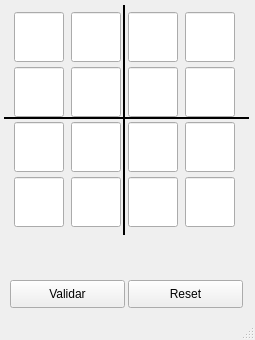
<?xml version="1.0" encoding="UTF-8"?>
<ui version="4.0">
 <class>MainWindow</class>
 <widget class="QMainWindow" name="MainWindow">
  <property name="geometry">
   <rect>
    <x>0</x>
    <y>0</y>
    <width>255</width>
    <height>340</height>
   </rect>
  </property>
  <property name="minimumSize">
   <size>
    <width>255</width>
    <height>340</height>
   </size>
  </property>
  <property name="maximumSize">
   <size>
    <width>422</width>
    <height>340</height>
   </size>
  </property>
  <property name="windowTitle">
   <string>The Sudoku</string>
  </property>
  <widget class="QWidget" name="centralwidget">
   <property name="minimumSize">
    <size>
     <width>422</width>
     <height>0</height>
    </size>
   </property>
   <property name="maximumSize">
    <size>
     <width>422</width>
     <height>16777215</height>
    </size>
   </property>
   <widget class="QWidget" name="gridLayoutWidget">
    <property name="geometry">
     <rect>
      <x>9</x>
      <y>9</y>
      <width>231</width>
      <height>221</height>
     </rect>
    </property>
    <layout class="QGridLayout" name="gridLayout" rowstretch="0,0,0,0">
     <property name="sizeConstraint">
      <enum>QLayout::SetDefaultConstraint</enum>
     </property>
     <property name="spacing">
      <number>2</number>
     </property>
     <item row="2" column="0">
      <widget class="QLineEdit" name="cel_2_0">
       <property name="minimumSize">
        <size>
         <width>50</width>
         <height>50</height>
        </size>
       </property>
       <property name="maximumSize">
        <size>
         <width>50</width>
         <height>50</height>
        </size>
       </property>
       <property name="font">
        <font>
         <pointsize>14</pointsize>
        </font>
       </property>
       <property name="maxLength">
        <number>1</number>
       </property>
       <property name="alignment">
        <set>Qt::AlignCenter</set>
       </property>
      </widget>
     </item>
     <item row="2" column="1">
      <widget class="QLineEdit" name="cel_2_1">
       <property name="minimumSize">
        <size>
         <width>50</width>
         <height>50</height>
        </size>
       </property>
       <property name="maximumSize">
        <size>
         <width>50</width>
         <height>50</height>
        </size>
       </property>
       <property name="font">
        <font>
         <pointsize>14</pointsize>
        </font>
       </property>
       <property name="maxLength">
        <number>1</number>
       </property>
       <property name="alignment">
        <set>Qt::AlignCenter</set>
       </property>
      </widget>
     </item>
     <item row="0" column="1">
      <widget class="QLineEdit" name="cel_0_1">
       <property name="minimumSize">
        <size>
         <width>50</width>
         <height>50</height>
        </size>
       </property>
       <property name="maximumSize">
        <size>
         <width>50</width>
         <height>50</height>
        </size>
       </property>
       <property name="font">
        <font>
         <pointsize>14</pointsize>
        </font>
       </property>
       <property name="maxLength">
        <number>1</number>
       </property>
       <property name="alignment">
        <set>Qt::AlignCenter</set>
       </property>
      </widget>
     </item>
     <item row="2" column="3">
      <widget class="QLineEdit" name="cel_2_3">
       <property name="minimumSize">
        <size>
         <width>50</width>
         <height>50</height>
        </size>
       </property>
       <property name="maximumSize">
        <size>
         <width>50</width>
         <height>50</height>
        </size>
       </property>
       <property name="font">
        <font>
         <pointsize>14</pointsize>
        </font>
       </property>
       <property name="maxLength">
        <number>1</number>
       </property>
       <property name="alignment">
        <set>Qt::AlignCenter</set>
       </property>
      </widget>
     </item>
     <item row="0" column="3">
      <widget class="QLineEdit" name="cel_0_3">
       <property name="minimumSize">
        <size>
         <width>50</width>
         <height>50</height>
        </size>
       </property>
       <property name="maximumSize">
        <size>
         <width>50</width>
         <height>50</height>
        </size>
       </property>
       <property name="font">
        <font>
         <pointsize>14</pointsize>
        </font>
       </property>
       <property name="maxLength">
        <number>1</number>
       </property>
       <property name="alignment">
        <set>Qt::AlignCenter</set>
       </property>
      </widget>
     </item>
     <item row="1" column="1">
      <widget class="QLineEdit" name="cel_1_1">
       <property name="minimumSize">
        <size>
         <width>50</width>
         <height>50</height>
        </size>
       </property>
       <property name="maximumSize">
        <size>
         <width>50</width>
         <height>50</height>
        </size>
       </property>
       <property name="font">
        <font>
         <pointsize>14</pointsize>
        </font>
       </property>
       <property name="maxLength">
        <number>1</number>
       </property>
       <property name="alignment">
        <set>Qt::AlignCenter</set>
       </property>
      </widget>
     </item>
     <item row="0" column="0">
      <widget class="QLineEdit" name="cel_0_0">
       <property name="minimumSize">
        <size>
         <width>50</width>
         <height>50</height>
        </size>
       </property>
       <property name="maximumSize">
        <size>
         <width>50</width>
         <height>50</height>
        </size>
       </property>
       <property name="font">
        <font>
         <pointsize>14</pointsize>
        </font>
       </property>
       <property name="maxLength">
        <number>1</number>
       </property>
       <property name="alignment">
        <set>Qt::AlignCenter</set>
       </property>
      </widget>
     </item>
     <item row="2" column="2">
      <widget class="QLineEdit" name="cel_2_2">
       <property name="minimumSize">
        <size>
         <width>50</width>
         <height>50</height>
        </size>
       </property>
       <property name="maximumSize">
        <size>
         <width>50</width>
         <height>50</height>
        </size>
       </property>
       <property name="font">
        <font>
         <pointsize>14</pointsize>
        </font>
       </property>
       <property name="maxLength">
        <number>1</number>
       </property>
       <property name="alignment">
        <set>Qt::AlignCenter</set>
       </property>
      </widget>
     </item>
     <item row="0" column="2">
      <widget class="QLineEdit" name="cel_0_2">
       <property name="minimumSize">
        <size>
         <width>50</width>
         <height>50</height>
        </size>
       </property>
       <property name="maximumSize">
        <size>
         <width>50</width>
         <height>50</height>
        </size>
       </property>
       <property name="font">
        <font>
         <pointsize>14</pointsize>
        </font>
       </property>
       <property name="maxLength">
        <number>1</number>
       </property>
       <property name="alignment">
        <set>Qt::AlignCenter</set>
       </property>
      </widget>
     </item>
     <item row="1" column="0">
      <widget class="QLineEdit" name="cel_1_0">
       <property name="minimumSize">
        <size>
         <width>50</width>
         <height>50</height>
        </size>
       </property>
       <property name="maximumSize">
        <size>
         <width>50</width>
         <height>50</height>
        </size>
       </property>
       <property name="font">
        <font>
         <pointsize>14</pointsize>
        </font>
       </property>
       <property name="maxLength">
        <number>1</number>
       </property>
       <property name="alignment">
        <set>Qt::AlignCenter</set>
       </property>
      </widget>
     </item>
     <item row="1" column="2">
      <widget class="QLineEdit" name="cel_1_2">
       <property name="minimumSize">
        <size>
         <width>50</width>
         <height>50</height>
        </size>
       </property>
       <property name="maximumSize">
        <size>
         <width>50</width>
         <height>50</height>
        </size>
       </property>
       <property name="font">
        <font>
         <pointsize>14</pointsize>
        </font>
       </property>
       <property name="maxLength">
        <number>1</number>
       </property>
       <property name="alignment">
        <set>Qt::AlignCenter</set>
       </property>
      </widget>
     </item>
     <item row="1" column="3">
      <widget class="QLineEdit" name="cel_1_3">
       <property name="minimumSize">
        <size>
         <width>50</width>
         <height>50</height>
        </size>
       </property>
       <property name="maximumSize">
        <size>
         <width>50</width>
         <height>50</height>
        </size>
       </property>
       <property name="font">
        <font>
         <pointsize>14</pointsize>
        </font>
       </property>
       <property name="maxLength">
        <number>1</number>
       </property>
       <property name="alignment">
        <set>Qt::AlignCenter</set>
       </property>
      </widget>
     </item>
     <item row="3" column="1">
      <widget class="QLineEdit" name="cel_3_1">
       <property name="minimumSize">
        <size>
         <width>50</width>
         <height>50</height>
        </size>
       </property>
       <property name="maximumSize">
        <size>
         <width>50</width>
         <height>50</height>
        </size>
       </property>
       <property name="font">
        <font>
         <pointsize>14</pointsize>
        </font>
       </property>
       <property name="maxLength">
        <number>1</number>
       </property>
       <property name="alignment">
        <set>Qt::AlignCenter</set>
       </property>
      </widget>
     </item>
     <item row="3" column="2">
      <widget class="QLineEdit" name="cel_3_2">
       <property name="minimumSize">
        <size>
         <width>50</width>
         <height>50</height>
        </size>
       </property>
       <property name="maximumSize">
        <size>
         <width>50</width>
         <height>50</height>
        </size>
       </property>
       <property name="font">
        <font>
         <pointsize>14</pointsize>
        </font>
       </property>
       <property name="maxLength">
        <number>1</number>
       </property>
       <property name="alignment">
        <set>Qt::AlignCenter</set>
       </property>
      </widget>
     </item>
     <item row="3" column="3">
      <widget class="QLineEdit" name="cel_3_3">
       <property name="minimumSize">
        <size>
         <width>50</width>
         <height>50</height>
        </size>
       </property>
       <property name="maximumSize">
        <size>
         <width>50</width>
         <height>50</height>
        </size>
       </property>
       <property name="font">
        <font>
         <pointsize>14</pointsize>
        </font>
       </property>
       <property name="maxLength">
        <number>1</number>
       </property>
       <property name="alignment">
        <set>Qt::AlignCenter</set>
       </property>
      </widget>
     </item>
     <item row="3" column="0">
      <widget class="QLineEdit" name="cel_3_0">
       <property name="minimumSize">
        <size>
         <width>50</width>
         <height>50</height>
        </size>
       </property>
       <property name="maximumSize">
        <size>
         <width>50</width>
         <height>50</height>
        </size>
       </property>
       <property name="font">
        <font>
         <pointsize>14</pointsize>
        </font>
       </property>
       <property name="maxLength">
        <number>1</number>
       </property>
       <property name="alignment">
        <set>Qt::AlignCenter</set>
       </property>
      </widget>
     </item>
    </layout>
   </widget>
   <widget class="Line" name="lineH">
    <property name="geometry">
     <rect>
      <x>4</x>
      <y>113</y>
      <width>245</width>
      <height>10</height>
     </rect>
    </property>
    <property name="minimumSize">
     <size>
      <width>245</width>
      <height>10</height>
     </size>
    </property>
    <property name="maximumSize">
     <size>
      <width>245</width>
      <height>10</height>
     </size>
    </property>
    <property name="frameShadow">
     <enum>QFrame::Plain</enum>
    </property>
    <property name="lineWidth">
     <number>2</number>
    </property>
    <property name="orientation">
     <enum>Qt::Horizontal</enum>
    </property>
   </widget>
   <widget class="Line" name="lineV">
    <property name="geometry">
     <rect>
      <x>119</x>
      <y>5</y>
      <width>10</width>
      <height>230</height>
     </rect>
    </property>
    <property name="minimumSize">
     <size>
      <width>10</width>
      <height>230</height>
     </size>
    </property>
    <property name="maximumSize">
     <size>
      <width>10</width>
      <height>230</height>
     </size>
    </property>
    <property name="frameShadow">
     <enum>QFrame::Plain</enum>
    </property>
    <property name="lineWidth">
     <number>2</number>
    </property>
    <property name="orientation">
     <enum>Qt::Vertical</enum>
    </property>
   </widget>
   <widget class="QLabel" name="messages">
    <property name="geometry">
     <rect>
      <x>10</x>
      <y>240</y>
      <width>235</width>
      <height>30</height>
     </rect>
    </property>
    <property name="minimumSize">
     <size>
      <width>235</width>
      <height>30</height>
     </size>
    </property>
    <property name="maximumSize">
     <size>
      <width>235</width>
      <height>30</height>
     </size>
    </property>
    <property name="baseSize">
     <size>
      <width>0</width>
      <height>0</height>
     </size>
    </property>
    <property name="text">
     <string/>
    </property>
    <property name="alignment">
     <set>Qt::AlignCenter</set>
    </property>
    <property name="wordWrap">
     <bool>true</bool>
    </property>
   </widget>
   <widget class="QPushButton" name="validateButton">
    <property name="geometry">
     <rect>
      <x>10</x>
      <y>280</y>
      <width>115</width>
      <height>28</height>
     </rect>
    </property>
    <property name="minimumSize">
     <size>
      <width>115</width>
      <height>28</height>
     </size>
    </property>
    <property name="maximumSize">
     <size>
      <width>115</width>
      <height>28</height>
     </size>
    </property>
    <property name="text">
     <string>Validar</string>
    </property>
   </widget>
   <widget class="QPushButton" name="resetButton">
    <property name="geometry">
     <rect>
      <x>128</x>
      <y>280</y>
      <width>115</width>
      <height>28</height>
     </rect>
    </property>
    <property name="minimumSize">
     <size>
      <width>115</width>
      <height>28</height>
     </size>
    </property>
    <property name="maximumSize">
     <size>
      <width>115</width>
      <height>28</height>
     </size>
    </property>
    <property name="text">
     <string>Reset</string>
    </property>
   </widget>
  </widget>
  <widget class="QStatusBar" name="statusbar"/>
 </widget>
 <tabstops>
  <tabstop>cel_0_0</tabstop>
  <tabstop>cel_0_1</tabstop>
  <tabstop>cel_0_2</tabstop>
  <tabstop>cel_0_3</tabstop>
  <tabstop>cel_1_0</tabstop>
  <tabstop>cel_1_1</tabstop>
  <tabstop>cel_1_2</tabstop>
  <tabstop>cel_1_3</tabstop>
  <tabstop>cel_2_0</tabstop>
  <tabstop>cel_2_1</tabstop>
  <tabstop>cel_2_2</tabstop>
  <tabstop>cel_2_3</tabstop>
  <tabstop>cel_3_0</tabstop>
  <tabstop>cel_3_1</tabstop>
  <tabstop>cel_3_2</tabstop>
  <tabstop>cel_3_3</tabstop>
  <tabstop>validateButton</tabstop>
 </tabstops>
 <resources/>
 <connections/>
</ui>
